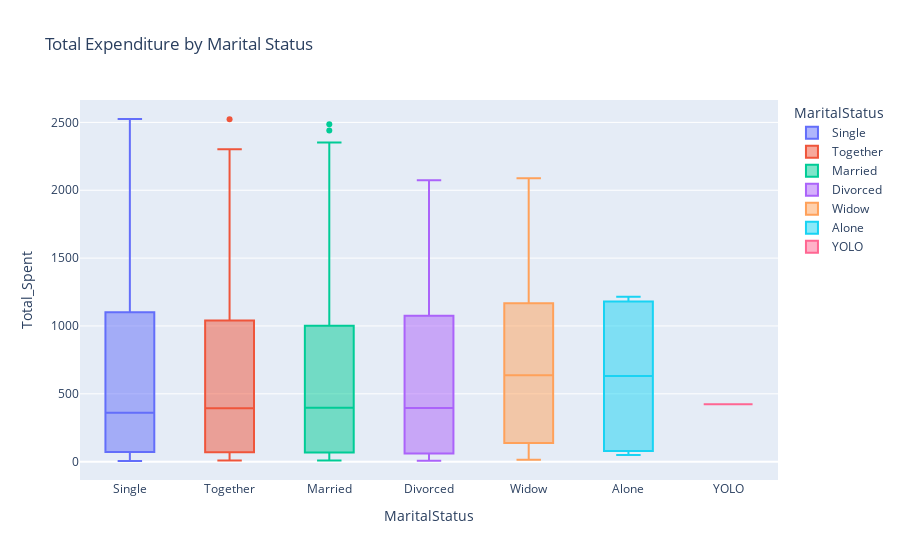

The cell this chart's notebook holds for it:
### Markdown cell above
#### 2. Expenditure Boxplot vs Marital Status

### Code cell
df_clean['MaritalStatus'] = df_clean[[col for col in df_clean.columns if 'Marital_Status_' in col]].idxmax(axis=1)
df_clean['MaritalStatus'] = df_clean['MaritalStatus'].str.replace('Marital_Status_', '')

fig2 = px.box(df_clean, x='MaritalStatus', y='Total_Spent', color='MaritalStatus',
              title='Total Expenditure by Marital Status')
fig2.show()

### Figure 1 — Plotly figure (JSON) as saved in the notebook; plotly's stock layout.template omitted (floating-point values rounded to 4 significant figures; data arrays with more than 128 entries replaced by an {"elided": "..."} marker saying what was removed)
{"data": [{"alignmentgroup": "True", "hovertemplate": "MaritalStatus=%{x}<br>Total_Spent=%{y}<extra></extra>", "legendgroup": "Single", "marker": {"color": "#636efa"}, "name": "Single", "notched": false, "offsetgroup": "Single", "orientation": "v", "showlegend": true, "type": "box", "x": {"elided": "480 str values"}, "x0": " ", "xaxis": "x", "y": {"elided": "480 int values"}, "y0": " ", "yaxis": "y"}, {"alignmentgroup": "True", "hovertemplate": "MaritalStatus=%{x}<br>Total_Spent=%{y}<extra></extra>", "legendgroup": "Together", "marker": {"color": "#EF553B"}, "name": "Together", "notched": false, "offsetgroup": "Together", "orientation": "v", "showlegend": true, "type": "box", "x": {"elided": "580 str values"}, "x0": " ", "xaxis": "x", "y": {"elided": "580 int values"}, "y0": " ", "yaxis": "y"}, {"alignmentgroup": "True", "hovertemplate": "MaritalStatus=%{x}<br>Total_Spent=%{y}<extra></extra>", "legendgroup": "Married", "marker": {"color": "#00cc96"}, "name": "Married", "notched": false, "offsetgroup": "Married", "orientation": "v", "showlegend": true, "type": "box", "x": {"elided": "864 str values"}, "x0": " ", "xaxis": "x", "y": {"elided": "864 int values"}, "y0": " ", "yaxis": "y"}, {"alignmentgroup": "True", "hovertemplate": "MaritalStatus=%{x}<br>Total_Spent=%{y}<extra></extra>", "legendgroup": "Divorced", "marker": {"color": "#ab63fa"}, "name": "Divorced", "notched": false, "offsetgroup": "Divorced", "orientation": "v", "showlegend": true, "type": "box", "x": {"elided": "232 str values"}, "x0": " ", "xaxis": "x", "y": {"elided": "232 int values"}, "y0": " ", "yaxis": "y"}, {"alignmentgroup": "True", "hovertemplate": "MaritalStatus=%{x}<br>Total_Spent=%{y}<extra></extra>", "legendgroup": "Widow", "marker": {"color": "#FFA15A"}, "name": "Widow", "notched": false, "offsetgroup": "Widow", "orientation": "v", "showlegend": true, "type": "box", "x": ["Widow", "Widow", "Widow", "Widow", "Widow", "Widow", "Widow", "Widow", "Widow", "Widow", "Widow", "Widow", "Widow", "Widow", "Widow", "Widow", "Widow", "Widow", "Widow", "Widow", "Widow", "Widow", "Widow", "Widow", "Widow", "Widow", "Widow", "Widow", "Widow", "Widow", "Widow", "Widow", "Widow", "Widow", "Widow", "Widow", "Widow", "Widow", "Widow", "Widow", "Widow", "Widow", "Widow", "Widow", "Widow", "Widow", "Widow", "Widow", "Widow", "Widow", "Widow", "Widow", "Widow", "Widow", "Widow", "Widow", "Widow", "Widow", "Widow", "Widow", "Widow", "Widow", "Widow", "Widow", "Widow", "Widow", "Widow", "Widow", "Widow", "Widow", "Widow", "Widow", "Widow", "Widow", "Widow", "Widow", "Widow"], "x0": " ", "xaxis": "x", "y": [67, 507, 606, 606, 285, 2088, 1478, 107, 44, 636, 324, 467, 926, 135, 15, 205, 1210, 521, 201, 1600, 1867, 67, 266, 42, 939, 1064, 1029, 121, 1064, 41, 1482, 353, 28, 1198, 23, 45, 528, 1103, 1060, 1461, 1072, 90, 32, 1930, 556, 1234, 1156, 677, 1092, 138, 117, 32, 1695, 1686, 467, 44, 388, 1024, 656, 835, 1198, 775, 1272, 1130, 138, 1766, 1429, 930, 932, 993, 102, 1564, 615, 258, 258, 1565, 1234], "y0": " ", "yaxis": "y"}, {"alignmentgroup": "True", "hovertemplate": "MaritalStatus=%{x}<br>Total_Spent=%{y}<extra></extra>", "legendgroup": "Alone", "marker": {"color": "#19d3f3"}, "name": "Alone", "notched": false, "offsetgroup": "Alone", "orientation": "v", "showlegend": true, "type": "box", "x": ["Alone", "Alone", "Alone", "Alone", "Alone"], "x0": " ", "xaxis": "x", "y": [632, 49, 89, 1216, 1169], "y0": " ", "yaxis": "y"}, {"alignmentgroup": "True", "hovertemplate": "MaritalStatus=%{x}<br>Total_Spent=%{y}<extra></extra>", "legendgroup": "YOLO", "marker": {"color": "#FF6692"}, "name": "YOLO", "notched": false, "offsetgroup": "YOLO", "orientation": "v", "showlegend": true, "type": "box", "x": ["YOLO", "YOLO"], "x0": " ", "xaxis": "x", "y": [424, 424], "y0": " ", "yaxis": "y"}], "layout": {"boxmode": "overlay", "legend": {"title": {"text": "MaritalStatus"}, "tracegroupgap": 0}, "title": {"text": "Total Expenditure by Marital Status"}, "xaxis": {"anchor": "y", "categoryarray": ["Single", "Together", "Married", "Divorced", "Widow", "Alone", "YOLO"], "categoryorder": "array", "domain": [0, 1], "title": {"text": "MaritalStatus"}}, "yaxis": {"anchor": "x", "domain": [0, 1], "title": {"text": "Total_Spent"}}}}
